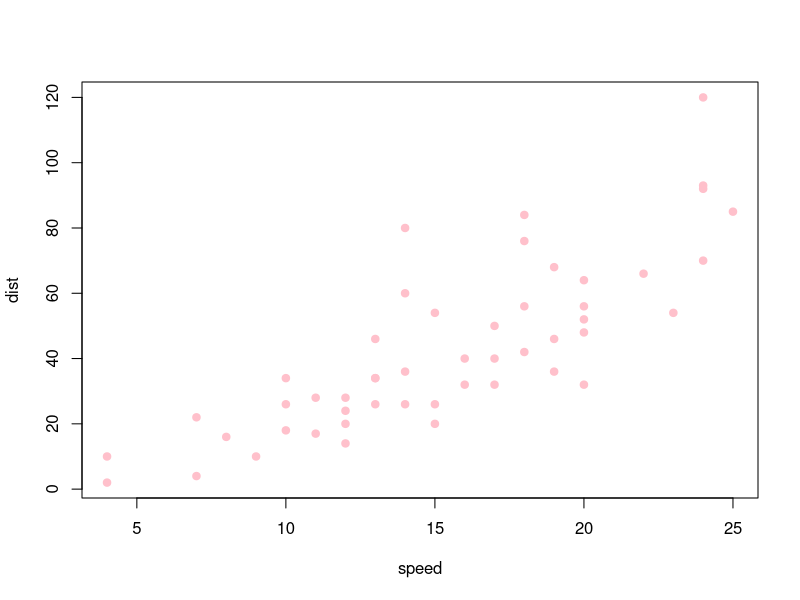

The R script that drew this image:
## ---- chunk 1
summary(cars)
## ---- chunk 2
plot(cars, col = "pink", pch=19)
